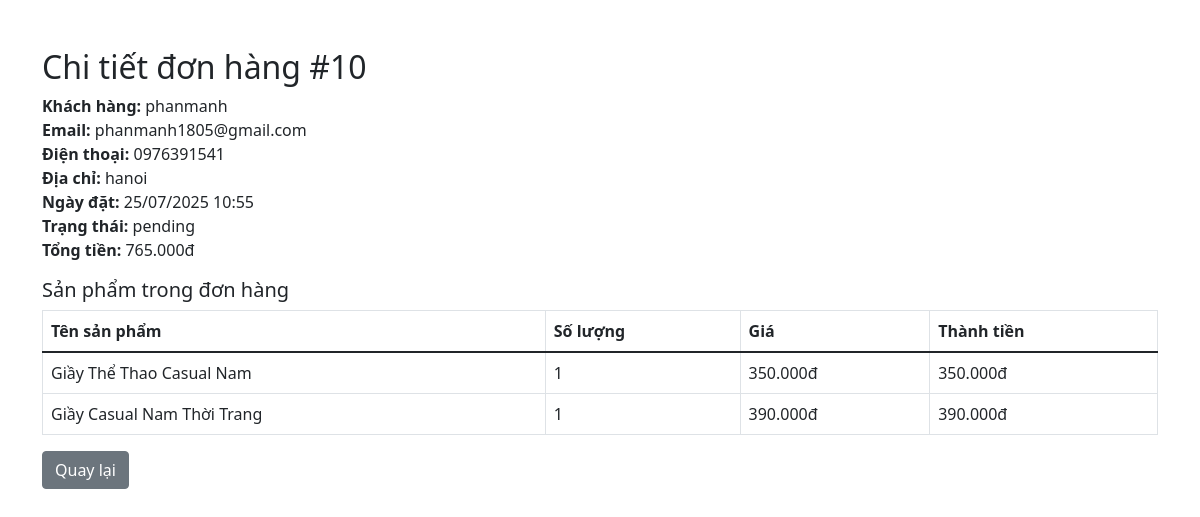
/admin/order_view.php?id=10, run on the app's committed database.
### tables this page shows
CREATE TABLE `orders` (
  `id` int(11) NOT NULL,
  `user_id` int(11) DEFAULT NULL,
  `order_number` varchar(50) NOT NULL,
  `total_amount` decimal(10,2) NOT NULL,
  `payment_method` enum('atm','cash') DEFAULT 'cash',
  `delivery_method` enum('post','express','direct') DEFAULT 'post',
  `delivery_address` text DEFAULT NULL,
  `status` enum('pending','processing','shipped','delivered','cancelled') DEFAULT 'pending',
  `created_at` timestamp NOT NULL DEFAULT current_timestamp()
);

CREATE TABLE `users` (
  `id` int(11) NOT NULL,
  `username` varchar(50) NOT NULL,
  `email` varchar(255) NOT NULL,
  `password` varchar(255) NOT NULL,
  `full_name` varchar(255) DEFAULT NULL,
  `phone` varchar(20) DEFAULT NULL,
  `address` text DEFAULT NULL,
  `role` enum('customer','admin') DEFAULT 'customer',
  `created_at` timestamp NOT NULL DEFAULT current_timestamp()
);

CREATE TABLE `order_items` (
  `id` int(11) NOT NULL,
  `order_id` int(11) DEFAULT NULL,
  `product_id` int(11) DEFAULT NULL,
  `quantity` int(11) NOT NULL,
  `price` decimal(10,2) NOT NULL,
  `size` varchar(10) DEFAULT NULL,
  `color` varchar(50) DEFAULT NULL
);

CREATE TABLE `products` (
  `id` int(11) NOT NULL,
  `name` varchar(255) NOT NULL,
  `code` varchar(50) NOT NULL,
  `category_id` int(11) DEFAULT NULL,
  `supplier_id` int(11) DEFAULT NULL,
  `description` text DEFAULT NULL,
  `price` decimal(10,2) NOT NULL,
  `sale_price` decimal(10,2) DEFAULT NULL,
  `stock_quantity` int(11) DEFAULT 0,
  `sizes` varchar(255) DEFAULT NULL,
  `colors` varchar(255) DEFAULT NULL,
  `image_url` varchar(255) DEFAULT NULL,
  `status` enum('active','inactive') DEFAULT 'active',
  `created_at` timestamp NOT NULL DEFAULT current_timestamp(),
  `updated_at` timestamp NOT NULL DEFAULT current_timestamp() ON UPDATE current_timestamp()
);

### admin/order_view.php (the view, shortened to what this page needs)
<?php
require_once '../config.php';
$order_id = $_GET['id'] ?? 0;
$stmt = $pdo->prepare("SELECT o.*, u.full_name, u.email, u.phone, u.address FROM orders o JOIN users u ON o.user_id = u.id WHERE o.id=?");
$stmt->execute([$order_id]);
$order = $stmt->fetch(PDO::FETCH_ASSOC);
$items = [];
if ($order) {
    $stmt = $pdo->prepare("SELECT oi.*, p.name FROM order_items oi JOIN products p ON oi.product_id = p.id WHERE oi.order_id=?");
    $stmt->execute([$order_id]);
    $items = $stmt->fetchAll(PDO::FETCH_ASSOC);
}
?>
<!DOCTYPE html>
<html lang="vi">
<head>
    <link href="https://cdn.jsdelivr.net/npm/bootstrap@5.1.3/dist/css/bootstrap.min.css" rel="stylesheet">
</head>
<body>
<div class="container my-5">
    <h2>Chi tiết đơn hàng #<?= htmlspecialchars($order_id) ?></h2>
    <?php if ($order): ?>
        <div class="mb-3">
            <strong>Khách hàng:</strong> <?= htmlspecialchars($order['full_name']) ?><br>
            <strong>Email:</strong> <?= htmlspecialchars($order['email']) ?><br>
            <strong>Điện thoại:</strong> <?= htmlspecialchars($order['phone']) ?><br>
            <strong>Địa chỉ:</strong> <?= htmlspecialchars($order['address']) ?><br>
            <strong>Ngày đặt:</strong> <?= date('d/m/Y H:i', strtotime($order['created_at'])) ?><br>
            <strong>Trạng thái:</strong> <?= htmlspecialchars($order['status']) ?><br>
            <strong>Tổng tiền:</strong> <?= number_format($order['total_amount'],0,',','.') ?>đ
        </div>
        <h5>Sản phẩm trong đơn hàng</h5>
        <table class="table table-bordered">
            <thead>
                <tr>
                    <th>Tên sản phẩm</th>
                    <th>Số lượng</th>
                    <th>Giá</th>
                    <th>Thành tiền</th>
                </tr>
            </thead>
            <tbody>
                <?php foreach ($items as $item): ?>
                <tr>
                    <td><?= htmlspecialchars($item['name']) ?></td>
                    <td><?= $item['quantity'] ?></td>
                    <td><?= number_format($item['price'],0,',','.') ?>đ</td>
                    <td><?= number_format($item['price'] * $item['quantity'],0,',','.') ?>đ</td>
                </tr>
                <?php endforeach; ?>
            </tbody>
        </table>
        <a href="orders.php" class="btn btn-secondary">Quay lại</a>
    <?php else: ?>
        <div class="alert alert-danger">Không tìm thấy đơn hàng!</div>
        <a href="orders.php" class="btn btn-secondary">Quay lại</a>
    <?php endif; ?>
</div>
</body>
</html>

### data on the page
orders: user.full_name "phanmanh", user.email "phanmanh1805@gmail.com", user.phone "0976391541", user.address "hanoi", created_at "25/07/2025 10:55", status "pending", total_amount "765.000"
order_items: product.name "Giầy Thể Thao Casual Nam", quantity "1", price "350.000", $item['price'] * $item['quantity'] "350.000"
order_items: product.name "Giầy Casual Nam Thời Trang", quantity "1", price "390.000", $item['price'] * $item['quantity'] "390.000"

### other printed values
$order_id "10"
